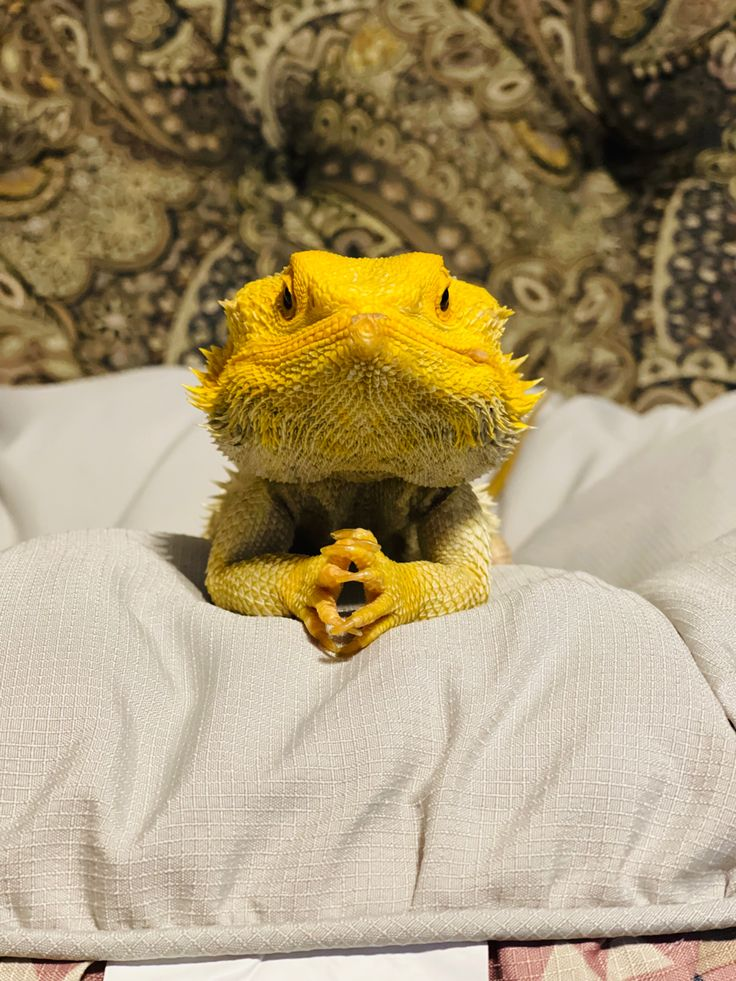
#> input picture bd.jpg, 736 x 981 px, found by its file name
$ python coba.py
#> lines starting #> are read from the running program, lines starting #| are printed output that depends on the picture
import imageio.v3 as i
import numpy as np
image_path = "C:\\Users\\muham\\OneDrive\\Desktop\\bd.jpg"
my_image = i.imread(image_path)
#> my_image is the input picture: shape (981, 736, 3); mean R, G, B 165.9, 148.8, 113.4

print (my_image.shape[0])
#| 981
if (len(my_image.shape)<3):
    print("Gambar input harus RGB ")
    exit()
r = my_image[:,:,0]
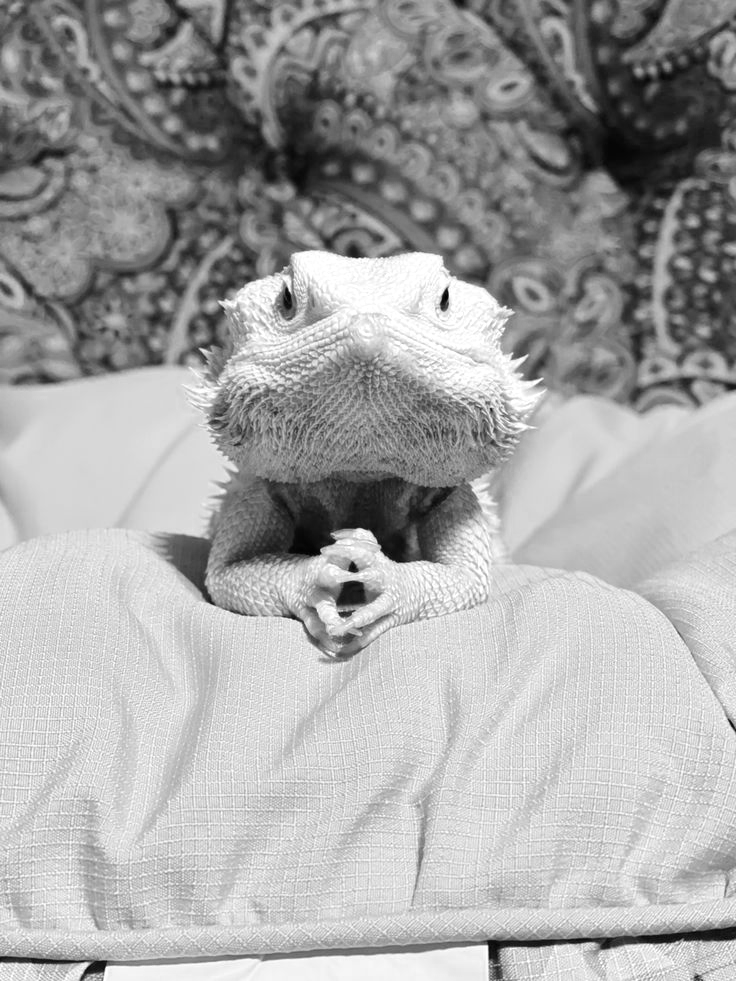
#> r: shape (981, 736); min 0, max 255, mean 165.9
g = my_image[:,:,1]
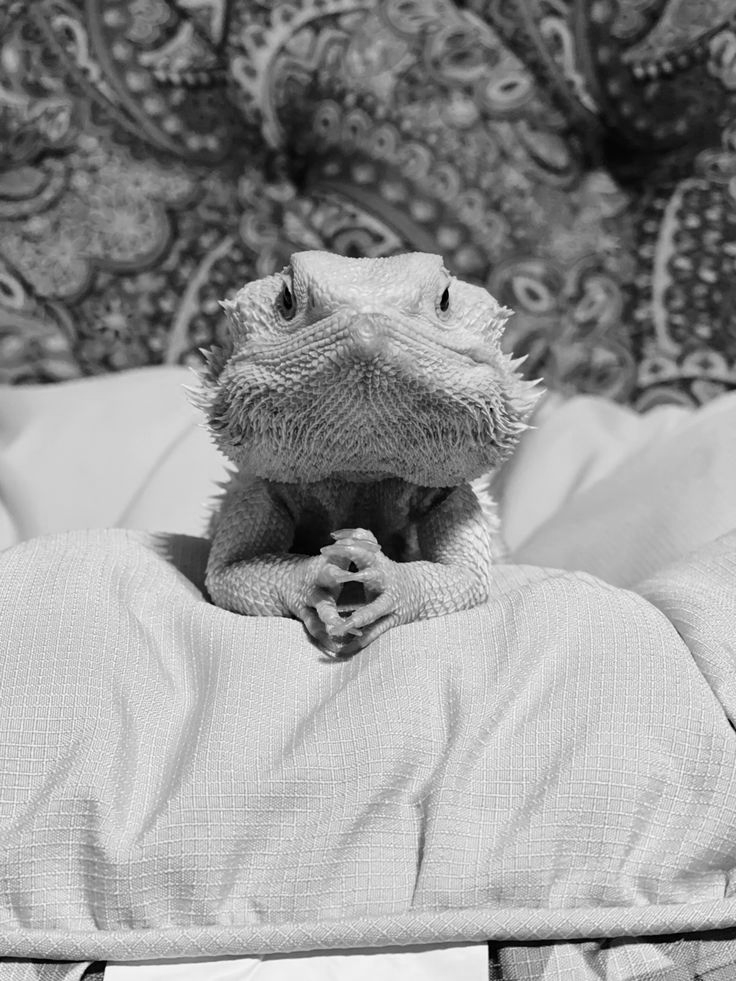
#> g: shape (981, 736); min 0, max 254, mean 148.8
b = my_image[:,:,2]
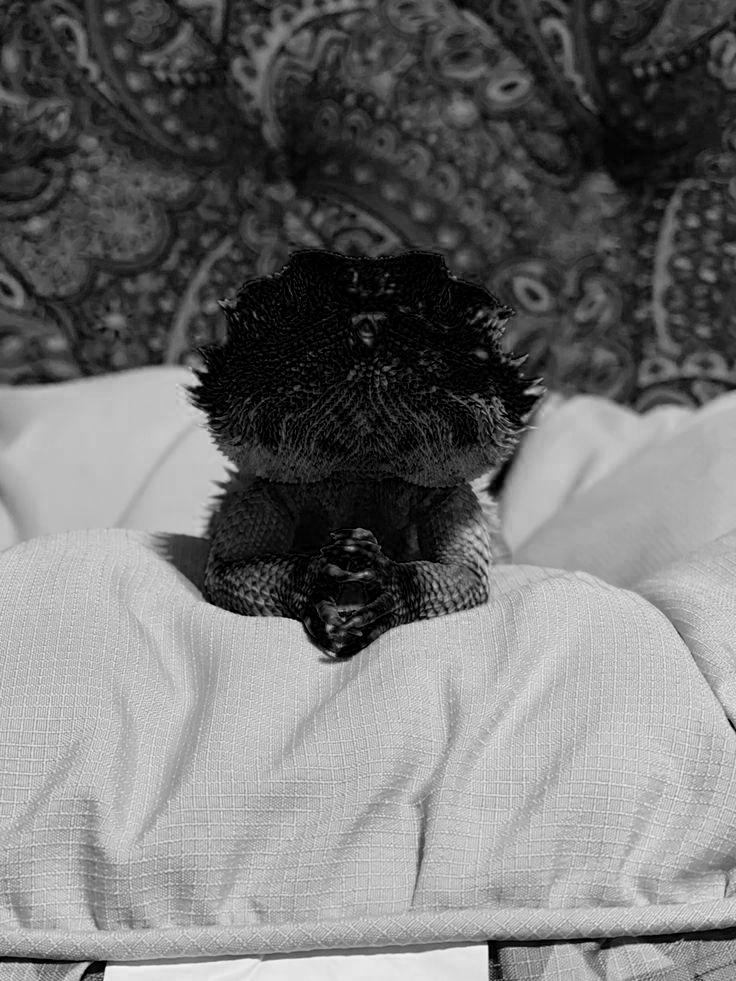
#> b: shape (981, 736); min 0, max 250, mean 113.4

grayscale = 0.2989 * r + 0.5870 * g + 0.1140 * b
grayscale_image = np.stack((grayscale,)*3, axis=-1).astype(np.uint8)
i.imwrite("C:\\Users\\muham\\OneDrive\\Desktop\\gs.jpg", grayscale_image)
